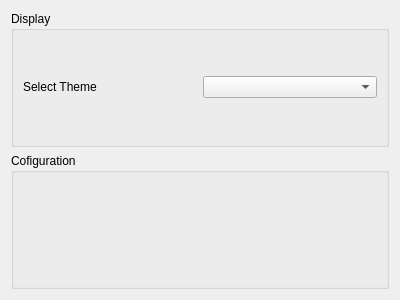
<?xml version="1.0" encoding="UTF-8"?>
<ui version="4.0">
 <class>Form</class>
 <widget class="QWidget" name="Form">
  <property name="geometry">
   <rect>
    <x>0</x>
    <y>0</y>
    <width>400</width>
    <height>300</height>
   </rect>
  </property>
  <property name="windowTitle">
   <string>Form</string>
  </property>
  <layout class="QGridLayout" name="gridLayout">
   <item row="0" column="0">
    <layout class="QVBoxLayout" name="verticalLayout">
     <item>
      <widget class="QGroupBox" name="groupBox">
       <property name="title">
        <string>Display</string>
       </property>
       <layout class="QGridLayout" name="gridLayout_2">
        <item row="0" column="0">
         <layout class="QHBoxLayout" name="horizontalLayout">
          <item>
           <widget class="QLabel" name="label">
            <property name="text">
             <string>Select Theme</string>
            </property>
           </widget>
          </item>
          <item>
           <widget class="QComboBox" name="themeComboBox"/>
          </item>
         </layout>
        </item>
       </layout>
      </widget>
     </item>
     <item>
      <widget class="QGroupBox" name="groupBox_2">
       <property name="title">
        <string>Cofiguration</string>
       </property>
      </widget>
     </item>
    </layout>
   </item>
  </layout>
 </widget>
 <resources/>
 <connections/>
</ui>
